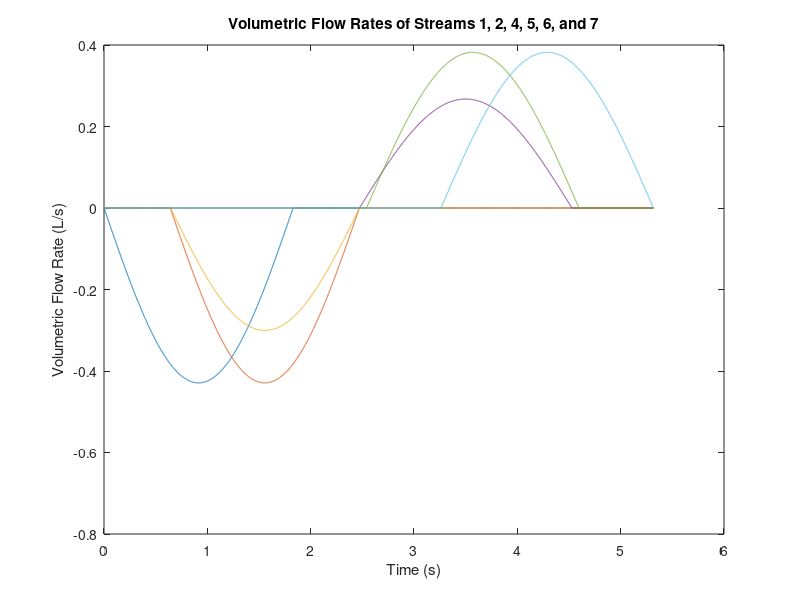
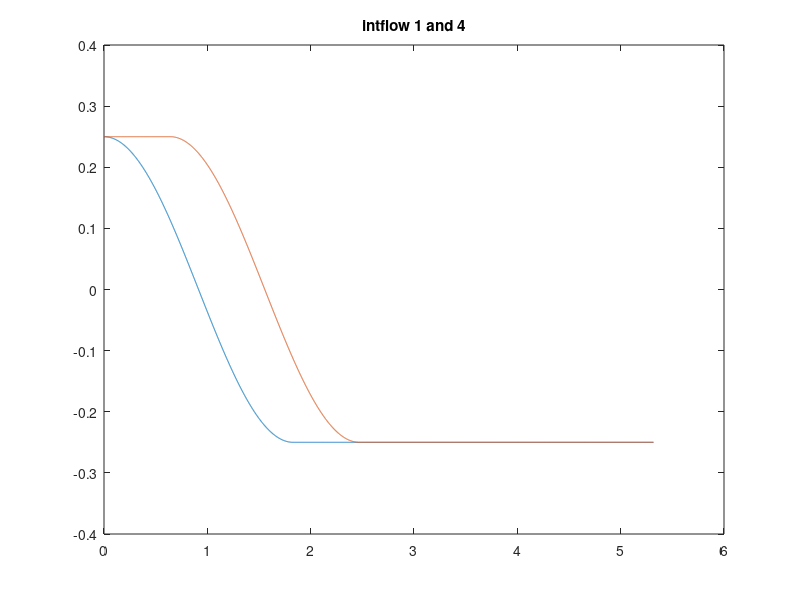
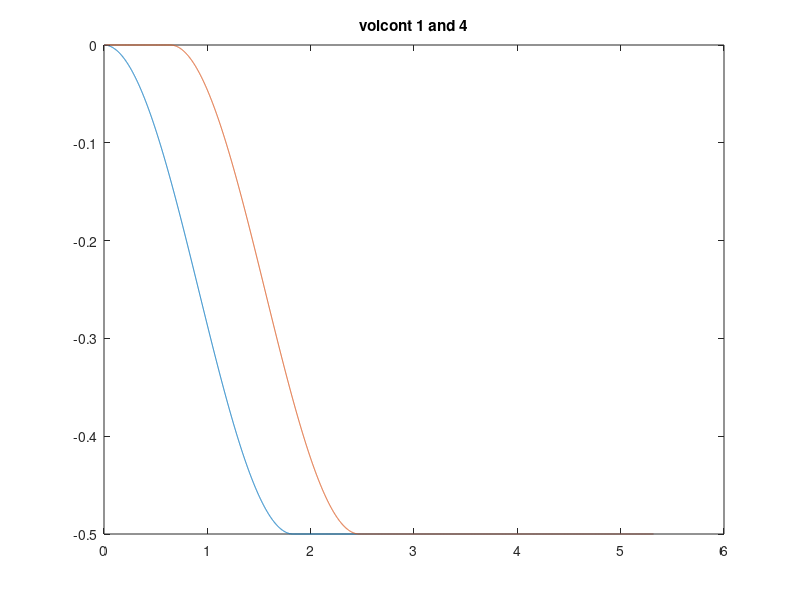
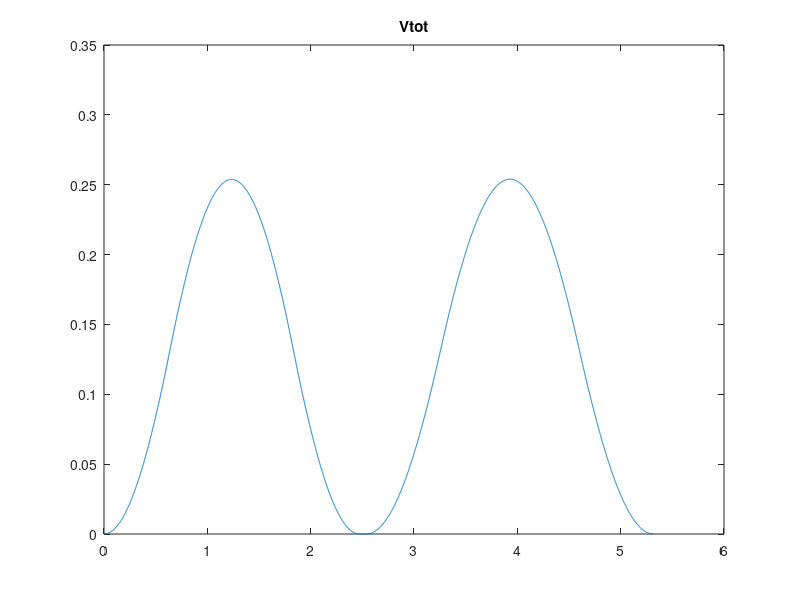

Write MATLAB code to recreate these figures, in order.

function PBLtest
[t_start_6,tin,t_delay_7,texp] = entry;
% blood(t_start_6,tin,t_delay_7,texp)
end

%Entry unit is where inhaled air is humidified and warmed and exhaled air 
%leaves the body from
%physiologically equivalent to the nose, pharynx, larynx, and trachea
function [t_start_6,tin,t_delay_7,texp] = entry
M = [31.9988 44.0095 28.01348 33.00674];
% M = molar mass of each constituent
TV = 0.5; % liters
H = 1.73; % height in meters of standard man
W = 68; % weight in kilograms of standard man
vper1=[20.95 0.033 78.08 0.937];
%volume percentages of inspired air for O2, CO2, N2, H2O
PP2 = [116.0 32.0 565.0 47.0];
% partial pressures in expired air
PP1 = partial_pressure_calcs(vper1);
% partial pressures in inspired air 50% humidity
PP7 = [100.0 40.0 573.0 47.0];
% partial pressures in alveolar air

vfrac2 = PP2 ./ 760;
vfrac1 = PP1 ./ 760;
vfrac7 = PP7 ./ 760;
% calculates the volume fractions of the constituents from the partial
% pressures

vper_h = humid(TV,vper1,M);
vfrac4 = vper_h./100;
% vper4 = humid(vper_1,0.5,50);
% calculates composition after humidification in Entry unit
% vfrac6 = vfrac4;
% the compositions of stream 6 and 4 are equal because stream 4 is
% the only inlet stream and stream 6 is the only outlet stream of the dead 
% space unit, and there are no reactions

[RFin,RFex] = RF(H,W);
% RF calculates the respiration frequencies for inspiration and expiration 
% based on height and weight
tin = 30/RFin;
% RFin is number of breaths per minute, divide by 2 to get number of
% inspirations per minute and then multiply by 60s/1min to get time of
% inspiration
texp = 30/RFex;
% RFex is number of breaths per minute, divide by 2 to get number of
% expirations per minute and then multiply by 60s/1min to get time of
% expiration
tresp = tin + texp;
% sum of inspiration, breathold, and expiration times is the time of one 
% full respiratory cycle

insp_range = 0:0.001:tin;
exp_range = 0:0.001:texp;
resp_range = 0:0.001:tresp;
index_in = length(insp_range);
index_exp = length(exp_range);
index_resp = length(resp_range);

[t_start_4,t_start_6] = traveltime(RFin,TV,index_in,insp_range);
[t_delay_2,t_delay_7] = traveltime(RFex,TV,index_exp,exp_range);
% t_start_4 = time for air to reach dead space during inspiration
% t_start_6 = time for air to reach alveoli during inspiration
% t_delay_2 = time for air to travel from exit of dead space unit 
% (connection of main bronchi to trachea) to the exit of the mouth
% t_delay_7 = time for air to travel from alveoli to exit of mouth during
% expiration
tot_t = t_start_6 + tin + t_delay_7 + texp;
% tot_t = the total time of one respiration cycle
t_start_7 = t_start_6 + tin;
t_start_5 = t_start_6 + tin + t_delay_7 - t_delay_2;
t_start_2 = t_start_6 + tin + t_delay_7;
% finds the times at which air flow begins in streams 2, 5, and 7

range_1a = 0:0.001:tin;
range_1b = tin+0.001:0.001:tot_t;
range_4a = 0:0.001:t_start_4-0.001;
range_4b = t_start_4:0.001:tin+t_start_4;
range_4c = tin+t_start_4+0.001:0.001:tot_t;
range_6a = 0:0.001:t_start_6-0.001;
range_6b = t_start_6:0.001:t_start_7;
range_6c = t_start_7+0.001:0.001:tot_t;
range_7a = 0:0.001:t_start_7-0.001;
range_7b = t_start_7:0.001:t_start_7+texp;
range_7c = t_start_7+texp+0.001:0.001:tot_t;
range_5a = 0:0.001:t_start_5-0.001;
range_5b = t_start_5:0.001:t_start_5+texp;
range_5c = t_start_5+texp+0.001:0.001:tot_t;
range_2a = 0:0.001:t_start_2-0.001;
range_2b = t_start_2:0.001:tot_t;
overall_range = 0:0.001:tot_t;
% sets up ranges for significant sections of time for each stream
% divided into time ranges of zero flow rate and time range of nonzero flow
% rate for each stream

index_1a = length(range_1a);
index_1b = length(range_1b);
index_4a = length(range_4a);
index_4b = length(range_4b);
index_4c = length(range_4c);
index_6a = length(range_6a);
index_6b = length(range_6b);
index_6c = length(range_6c);
index_7a = length(range_7a);
index_7b = length(range_7b);
index_7c = length(range_7c);
index_5a = length(range_5a);
index_5b = length(range_5b);
index_5c = length(range_5c);
index_2a = length(range_2a);
index_2b = length(range_2b);
index_overall = length(overall_range);
% indices used in following for loops

for i = 1:index_1a
    vflow1_a(i) = -volumetricflow(RFin,TV,range_1a(i));
    % volumetric flow rate for inspiration in stream 1 in L/s
    % airflow into body defined as negative direction
    intflow1_a(i) = -antiderivative(RFin,TV,range_1a(i));
end
for i = 1:index_1b
    vflow1_b(i) = 0;
    % includes zero flow rates over time interval when there is no flow 
    % rate in stream 1
    intflow1_b(i) = -antiderivative(RFin,TV,range_1a(index_1a));
end
% calculates the flow rates of stream 1 over time intervals 1a and 1b

for i = 1:index_4a
    vflow4_a(i) = 0;
    intflow4_a(i) = -antiderivative(RFin,TV,range_4b(1)-t_start_4);
end
for i = 1:index_4b
    vflow4_b(i) = -volumetricflow(RFin,TV,range_4b(i)-t_start_4);
    intflow4_b(i) = -antiderivative(RFin,TV,range_4b(i)-t_start_4);
end
for i = 1:index_4c
    vflow4_c(i) = 0;
    intflow4_c(i) = -antiderivative(RFin,TV,range_4b(index_4b)-t_start_4);
end
% calculates the flow rates of stream 4 over time intervals 4a,4b,4c

for i = 1:index_6a
    vflow6_a(i) = 0;
    intflow6_a(i) = - 0.7 * antiderivative(RFin,TV,range_6b(1)-t_start_6);
end
for i = 1:index_6b
    vflow6_b(i) = - 0.7 * volumetricflow(RFin,TV,range_6b(i)-t_start_6);
    intflow6_b(i) = - 0.7 * antiderivative(RFin,TV,range_6b(i)-t_start_6);
end
for i = 1:index_6c
    vflow6_c(i) = 0;
    intflow6_c(i) = - 0.7 * antiderivative(RFin,TV,range_6b(index_6b)-t_start_6);
end
% calculates the flow rates of stream 6 over time intervals 6a,6b,6c

for i = 1:index_7a
    vflow7_a(i) = 0;
    intflow7_a(i) = 0.7 * antiderivative(RFex,TV,range_7b(1)-t_start_7);
end
for i = 1:index_7b
    vflow7_b(i) = 0.7 * volumetricflow(RFex,TV,range_7b(i)-t_start_7);
    intflow7_b(i) = 0.7 * antiderivative(RFex,TV,range_7b(i)-t_start_7);
end
for i = 1:index_7c
    vflow7_c(i) = 0;
    intflow7_c(i) = 0.7 * antiderivative(RFex,TV,range_7b(index_7b)-t_start_7);
end
% calculates the flow rates of stream 7 over time intervals 7a,7b,7c

for i = 1:index_5a
    vflow5_a(i) = 0;
    intflow5_a(i) = antiderivative(RFex,TV,range_5b(1)-t_start_5);
end
for i = 1:index_5b
    vflow5_b(i) = volumetricflow(RFex,TV,range_5b(i)-t_start_5);
    intflow5_b(i) = antiderivative(RFex,TV,range_5b(i)-t_start_5);
end
for i = 1:index_5c
    vflow5_c(i) = 0;
    intflow5_c(i) = antiderivative(RFex,TV,range_5b(index_5b)-t_start_5);
end
% % calculates the flow rates of stream 5 over time intervals 5a,5b,5c

for i = 1:index_2a
    vflow2_a(i) = 0;
    intflow2_a(i) = antiderivative(RFex,TV,range_2b(1)-t_start_2);
end
for i = 1:index_2b
    vflow2_b(i) = volumetricflow(RFex,TV,range_2b(i)-t_start_2);
    intflow2_b(i) = antiderivative(RFex,TV,range_2b(i)-t_start_2);
end
% calculates the flow rates of stream 2 over time intervals 2a,2b,2c

vflow1 = [vflow1_a vflow1_b];
vflow4 = [vflow4_a vflow4_b vflow4_c];
vflow6 = [vflow6_a vflow6_b vflow6_c];
vflow7 = [vflow7_a vflow7_b vflow7_c];
vflow5 = [vflow5_a vflow5_b vflow5_c];
vflow2 = [vflow2_a vflow2_b];
% combines the sections of the volumetric flow rate function for the entire 
% respiratory cycle


intflow1 = [intflow1_a intflow1_b];
intflow4 = [intflow4_a intflow4_b intflow4_c];
intflow6 = [intflow6_a intflow6_b intflow6_c];
intflow7 = [intflow7_a intflow7_b intflow7_c];
intflow5 = [intflow5_a intflow5_b intflow5_c];
intflow2 = [intflow2_a intflow2_b];
% combines the sections of the integrals of the volumetric flow rate 
% function for the entire respiratory cycle
volcont1 = zeros(1,index_overall);
volcont_temp1(1) = 0;
volcont4 = zeros(1,index_overall);
volcont_temp4(1) = 0;
for i = 2:index_overall
    volcont1(i) = volcont_temp1(i-1) + intflow1(i) - intflow1(i-1);
    volcont_temp1(i) = volcont1(i);
    volcont4(i) = volcont_temp4(i-1) + intflow4(i) - intflow4(i-1);
    volcont_temp4(i) = volcont4(i);
end

test = intflow1(length(range_1a));
plot(overall_range,vflow1,overall_range,vflow4,overall_range,vflow6,...
    overall_range,vflow7,overall_range,vflow5,overall_range,vflow2)

title('Volumetric Flow Rates of Streams 1, 2, 4, 5, 6, and 7')
xlabel('Time (s)')
ylabel('Volumetric Flow Rate (L/s)')
% legend('1','2','4','5','6','7')
figure
plot(overall_range,intflow1,overall_range,intflow4)
title('intflow 1 and 4')
figure 
plot(overall_range,volcont1,overall_range,volcont4)
title('volcont 1 and 4')
RVentry = 0;
composition(vfrac1,intflow1,intflow4,intflow5,...
    intflow2,RVentry,length(overall_range),overall_range)

% w = massfrac(vper,M);
% % w = the mass fraction of each constituent in each stream

mass1 = totalmass(TV,vfrac1,M);
% mass1 = the total mass of inspired air

% vs = constituent_volume(V,w);
% % calculates volume of constituents in a unit

% calculate m3
% can do so based on m1H2O and m6H2O

c = 1005;
Tb = 310; % body temperature
Ta = 288; % inspired air temperature
Q12 = thermal(mass1,c,Ta,Tb);
% calculates transfer of thermal energy in stream 12 to inspired air
end

%function partial_pressure_calc finds the partial pressure of inspired air
%at 24 degrees Celsius
%water vapor pressure of water at 24 degrees Celsius is 22.377 mmHg
%PP1=partial pressure values for inspired air (in mmHg)
function PP1= partial_pressure_calcs(vper1)
fracs=vper1./100;
PP1=(760-22.377).*fracs;
end

% thermal calculates thermal energy flow rate
% Q = amount of thermal energy tranferred in J
% m = mass of inhaled/exhaled air in kg
% c = the specific heat capacity of air in J/kg/K
% Ti = the temperature of one object involved in heat transfer
% Tf = the temperature of the other object involved in heat transfer
% dt = the change in temperature

function Q = thermal(mass,c,Ti,Tf)
dT = Tf - Ti;
Q = mass * c * dT;
end

% massfrac calculates the mass fraction of constituents in a stream
% vper = the volume percentage of the constituents
% vfrac_temp = the volume fraction of the constituents
% M = the molar mass of the constituents
% mratio = the mass ratios of the constituents
% sum_ratio = the sum of the mass ratios
% w = the mass fractions of the constituents

function w = massfrac(vper,M)
vfrac_temp = vper ./ 100;
% calculates volume fractions from volume percentages
mratio = M .* vfrac_temp;
% calculates mass ratios from volume fraction and molar mass
sum_ratio = sum(mratio);
% sum of mass ratios
w = mratio ./ sum_ratio;
% mass fractions calculated from mass ratios and sum
end

% total mass finds the total mass of inspired air
% TV = total volume of inspired air
% pp = partial pressure of a constituent in inspired air
% Ta = temperature of inspired air
% R = universal gas constant 
% n = moles of constituent in inspired air
% species_mass = the mass of each species in inspired air
% mass1 = the total mass of inspired air

function mass1 = totalmass(TV,vfrac,M)
v = vfrac .* TV;
pp = 760 .* vfrac;
Ta = 288;
R = 62.3637;
n = (pp .* v) / (R * Ta);
species_mass = n .* M;
mass1 = sum(species_mass);
end 

% density calculates the density of a gas
% P = pressure
% M = molar mass
% T = temperature
% R = universal gas constant
% d = density 

function d = density(P,M,T)
R = 62.3637; % if units chosen are mmHg, L, and K
d = (M * P) / (T * R);
end


%PV=nRT
%R=62.36 (L*mmHg)(mol*K)
%{
% BTP values assumed for function deadspace and function gas_exchange_1
function values_ds= deadspace(n2,nCO2,nN2,nH2O)
DSV=0.30*TV;   %30% of the total inhaled air goes to dead space
VO2=(nO2*62.36*310)/149.3;  %partial volume of O2 during both inhalation and exhalation
VCO2=(nCO2*62.36*310)/0.3;  %partial volume of CO2 during both inhalation and exhalation
VN2=(nN2*62.36*310)/563.4;  %partial volume of N2 during both inhalation and exhalation
VH2O=(nH2O*62.36*310)/47;   %partial volume of H2O during both inhalation and exhalation
values_ds=[VO2 VCO2 VN2 VH2O];  %partial volumes for deadspace unit
A: m3-m4=0;  %total mass flow rate equation
m3w3,CO2-m4w4,CO2=0;  %mass flow rate equation for CO2
m3w3,O2-m4w4,O2=0; %mass flow rate equation for O2
m3w3,N2-m4w4,N2=0; %mass flow rate equation for N2
m3w3,H2O-m4w4,H2O=0; %mass flow rate equation for H2O
end
%}
%only for steady state

function blood(t_start_6,tin,t_delay_7,texp)
%only for steady state

%vO2inGE2 = 21; %ml/min/mm Hg
%vO2inGE1 = vO2inGE2/0.7*0.3;
%vCO2outGE2 = 451;
%vCO2outGE1 = vCO2outGE2/0.7*0.3;
%vO2outblood = vO2inGE1 + vO2inGE2;
%vCO2inblood = vCO2outGE1 + vCO2outGE2;
H = 1.73; % height in meters of standard man
W = 68; % weight in kilograms of standard man
[RFin,RFex] = RF(H,W);
tin = 30/RFin
% RFin is number of breaths per minute, divide by 2 to get number of
% inspirations per minute and then multiply by 60s/1min to get time of
% inspiration
texp = 30/RFex
% RFex is number of breaths per minute, divide by 2 to get number of
% exspirations per minute and then multiply by 60s/1min to get time of
% exspiration
tresp = tin + texp +t_start_6 +t_delay_7;
% calculates length of time per inspiration and expiration from breathing
% frequencies
PaO2i = 100;%100 mmHg partial pressure in beginning for O2
PaCO2i = 40;%40 mmHg partial pressure in beginning for CO2
PH2O = 47;%presures taken from diagram in assumed values
PN2 = 573;
Ptotal = PaO2i+PaCO2i+PH2O+PN2
TV = 0.5; %tidal volume = 500 mL O2 perfect at 0.9
DifCapO2 = 21; %mL/min/mmHg
DifCapCO2 = 400; %mL/min/mmHg
xMax = 3;
dO2 =  density(760, 31.9988, 310); %1 atm, 31.9988 g/mol, 310 K(body temperature)
dCO2 = density(760, 44.0095, 310); %1 atm, 44.0095 g/mol, 310 K(body temperature)
dN2 = density(760, 28.014, 310);
dH2O = density(760, 18.01528 ,310);
trange = 1;
tstep = 0.01;
tsize = length(0:tstep:tresp);
vTotalInitial = 3000;

PaO2alveoliOverTime = zeros(1,tsize*xMax);
PaCO2alveoliOverTime = zeros(1,tsize*xMax);
PH2OalveoliOverTime = zeros(1, tsize*xMax);
PN2alveoliOverTime = zeros(1, tsize*xMax);
PaO2alveoli = PaO2i;
PaCO2alveoli = PaCO2i;
vTotal = vTotalInitial;
PaO2capillary = 75; %Partial pressure are really good at 70
PaCO2capillary = 46;

mO2overTime = zeros(1,tsize*xMax);
mCO2overTime = zeros(1,tsize*xMax);
vPercentOverTime = zeros(4, tsize*xMax+3);
PTotalOverTime = zeros(1, tsize*xMax);
DifferenceO2OverTime = zeros(1,tsize*xMax);

for x=1:xMax %modeling 1 breath
    %t = t_start_6+tin;
    t = 0;
    mO2inTotal = 0;
    mCO2inTotal = 0;
    
    while t<texp%t_start_6+tin+texp
        %mO2out = ((pi*RFex*TV/60)*sin(pi*RFex*t/30)-0.3*mO2inTotal)*dO2/1000*PaO2alveoli/Ptotal/tstep*60;
        %mCO2out = ((pi*RFex*TV/60)*sin(pi*RFex*t/30)-0.3*mCO2inTotal)*dCO2/1000*PaCO2alveoli/Ptotal/tstep*60;
        mO2out = volumetricflow(RFex, TV, t)*0.7*dO2*PaO2alveoli/Ptotal*tstep;
        mCO2out = volumetricflow(RFex, TV, t)*0.7*dCO2*PaCO2alveoli/Ptotal*tstep;
        mH2Oout = volumetricflow(RFex, TV, t)*0.7*dH2O*PH2O/Ptotal*tstep;
        mN2out = volumetricflow(RFex, TV, t)*0.7*dN2*PN2/Ptotal*tstep;
        %mO2out = ((pi*RFex*TV/60)*sin(pi*RFex*t/30)*0.7)*dO2*PaO2alveoli/Ptotal*tstep;
        %mCO2out = ((pi*RFex*TV/60)*sin(pi*RFex*t/30)*0.7)*dCO2*PaCO2alveoli/Ptotal*tstep;
        %mH2Oout = ((pi*RFex*TV/60)*sin(pi*RFex*t/30)*0.7)*dH2O*PH2O/Ptotal*tstep;
        %mN2out = ((pi*RFex*TV/60)*sin(pi*RFex*t/30)*0.7)*dN2*PN2/Ptotal*tstep;
        
        if mO2out > 0
        mO2out = mO2out*-1;
        end
        if mCO2out > 0
        mCO2out = mCO2out*-1;
        end
        if mH2Oout > 0 
        mH2Oout = mH2Oout*-1;
        end
        if mN2out > 0
        mN2out = mN2out*-1;
        end
        
        DifferenceO2OverTime(trange) = (PaO2capillary - PaO2alveoli);
        %difRateO2 = -DifCapO2 * (PaO2alveoli - PaO2capillary)*dO2/1000*tstep/60;
        %difRateCO2 = -DifCapCO2 * (PaCO2alveoli - PaCO2capillary)*dCO2/1000*tstep/60;
        
        if PaO2alveoli < PaO2capillary
        difRateO2 = DifCapO2 * (PaO2capillary - PaO2alveoli) *dO2/1000*tstep/60;
        end
        if PaO2alveoli > PaO2capillary
        difRateO2 = -DifCapO2 * (PaO2alveoli - PaO2capillary) *dO2/1000*tstep/60;
        end
        if PaCO2alveoli < PaCO2capillary
        difRateCO2 = DifCapCO2 * (PaCO2capillary - PaCO2alveoli) *dCO2/1000*tstep/60;
        end
        if PaCO2alveoli > PaCO2capillary
        difRateCO2 = -DifCapCO2 * (PaCO2alveoli - PaCO2capillary) *dCO2/1000*tstep/60;
        end
        
        mO2 = difRateO2 + mO2out;
        mCO2 = difRateCO2 + mCO2out;
        nO2 = mO2/31.9988;
        nCO2 = mCO2/44.0095;
        nN2 = mN2out/28.014;
        nH2O = mH2Oout/18.01528;
        %PV=nRT, P = nRT/V
        
        PaO2diff = nO2*62.36367*1000*310/vTotal; %gives pressure in mmHg
        PaCO2diff = nCO2*62.36367*1000*310/vTotal;
        PN2diff = nN2*62.36367*1000*310/vTotal;
        PH2Odiff = nH2O*62.36367*1000*310/vTotal;
        
        nTotal = PN2*vTotal/310/62.36367/1000;
        
        PaO2alveoli = PaO2alveoli + PaO2diff;
        PaCO2alveoli = PaCO2alveoli + PaCO2diff;
        PN2 = PN2 + PN2diff;
        PH2O = PH2O + PH2Odiff;
        
        vTotal = nTotal*62.36367*1000*310/PN2;
        
        Ptotal = PaO2alveoli + PaCO2alveoli + PH2O + PN2;
        PTotalOverTime(trange) = Ptotal;
        PaO2alveoliOverTime(trange)= PaO2alveoli;
        PaCO2alveoliOverTime(trange)= PaCO2alveoli;
        PN2alveoliOverTime(trange) = PN2;
        PH2OalveoliOverTime(trange) = PH2O;
        mO2overTime(trange) = mO2;
        mCO2overTime(trange) = mCO2;
        t=t+tstep;
        trange = trange+1;
    end 
    
    t = 0;
    while t<t_start_6+t_delay_7 %t_start_6+tin+t_delay_7+texp+t_start_6
        if PaO2alveoli < PaO2capillary
        difRateO2 = DifCapO2 * (PaO2capillary - PaO2alveoli) *dO2/1000*tstep/60;
        end
        if PaO2alveoli > PaO2capillary
        difRateO2 = -DifCapO2 * (PaO2alveoli - PaO2capillary) *dO2/1000*tstep/60;
        end
        if PaCO2alveoli < PaCO2capillary
        difRateCO2 = DifCapCO2 * (PaCO2capillary - PaCO2alveoli) *dCO2/1000*tstep/60;
        end
        if PaCO2alveoli > PaCO2capillary
        difRateCO2 = -DifCapCO2 * (PaCO2alveoli - PaCO2capillary) *dCO2/1000*tstep/60;
        end
        mO2 = difRateO2;
        mCO2 = difRateCO2;
        nO2 = mO2/31.9988;
        nCO2 = mCO2/44.0095;
        %PV=nRT, P = nRT/V
        DifferenceO2OverTime(trange) = (PaO2capillary - PaO2alveoli);
        
        PaO2diff = nO2*62.36367*1000*310/vTotal; %gives pressure in mmHg
        PaCO2diff = nCO2*62.36367*1000*310/vTotal;
        
        nTotal = PaO2alveoli*vTotal/310/62.36367/1000;
        
        PaO2alveoli = PaO2alveoli + PaO2diff;
        PaCO2alveoli = PaCO2alveoli + PaCO2diff;
        
        vTotal = nTotal*62.36367*1000*310/PaO2alveoli;
        
        
        Ptotal = PaO2alveoli + PaCO2alveoli + PH2O + PN2;
        PTotalOverTime(trange) = Ptotal;
        PaO2alveoliOverTime(trange)= PaO2alveoli;
        PaCO2alveoliOverTime(trange)= PaCO2alveoli;
        PN2alveoliOverTime(trange) = PN2;
        PH2OalveoliOverTime(trange) = PH2O;
        
        
        %mO2overTime(trange) = 0;
        %mCO2overTime(trange) = 0;
        
        mO2overTime(trange) = mO2;
        mCO2overTime(trange) = mCO2;
        
        t=t+tstep;
        trange = trange+1;
    end
    
    t=0;
    
    while t<tin%t_start_6+tin+t_delay_7+texp+t_start_6+tin
        
        mO2in = volumetricflow(RFex, TV, t)*0.7*dO2*0.218*tstep;
        mCO2in = volumetricflow(RFex, TV, t)*0.7*dCO2*0.0003*tstep;
        mH2Oin = volumetricflow(RFex, TV, t)*0.7*dH2O*0.0697*tstep;
        mN2in = volumetricflow(RFex, TV, t)*0.7*dN2*0.78*tstep;
        %{
        mO2in = -0.7*(pi*RFin*TV/60)*sin(pi*RFin*t/30)*0.218*dO2*tstep; %insert partial pressures/total pressure or mass frac for humidified air here
        mCO2in = -0.7*(pi*RFin*TV/60)*sin(pi*RFin*t/30)*0.0003*dCO2*tstep;
        mH2Oin = -0.7*((pi*RFin*TV/60)*sin(pi*RFin*t/30))*dH2O*0.0697*tstep;
        mN2in = -0.7*((pi*RFin*TV/60)*sin(pi*RFin*t/30))*dN2*0.78*tstep;
        %}
        %{
        if mO2in < 0
        mO2in = mO2in*-1;
        end
        if mCO2in < 0
        mCO2in = mCO2in*-1;
        end
        if mH2Oin < 0 
        mH2Oin = mH2Oin*-1;
        end
        if mN2in < 0
        mN2in = mN2in*-1;
        end
        %}
        DifferenceO2OverTime(trange) = (PaO2capillary - PaO2alveoli);
        if PaO2alveoli < PaO2capillary
        difRateO2 = DifCapO2 * (PaO2capillary - PaO2alveoli) *dO2/1000*tstep/60;
        end
        if PaO2alveoli > PaO2capillary
        difRateO2 = -DifCapO2 * (PaO2alveoli - PaO2capillary) *dO2/1000*tstep/60;
        end
        if PaCO2alveoli < PaCO2capillary
        difRateCO2 = DifCapCO2 * (PaCO2capillary - PaCO2alveoli) *dCO2/1000*tstep/60;
        end
        if PaCO2alveoli > PaCO2capillary
        difRateCO2 = -DifCapCO2 * (PaCO2alveoli - PaCO2capillary) *dCO2/1000*tstep/60;
        end
        mO2 = difRateO2 + mO2in;
        mCO2 = difRateCO2 + mCO2in;
        
        nO2 = mO2/31.9988;
        nCO2 = mCO2/44.0095;
        nN2 = mN2in/28.014;
        nH2O = mH2Oin/18.01528;
        %PV=nRT, P = nRT/V
        
        PaO2diff = nO2*62.36367*1000*310/vTotal; %gives pressure in mmHg
        PaCO2diff = nCO2*62.36367*1000*310/vTotal;
        PN2diff = nN2*62.36367*1000*310/vTotal;
        PH2Odiff = nH2O*62.36367*1000*310/vTotal;
        
        nTotal = PaO2alveoli*vTotal/310/62.36367/1000;
        
        PaO2alveoli = PaO2alveoli + PaO2diff;
        PaCO2alveoli = PaCO2alveoli + PaCO2diff;
        PN2 = PN2 + PN2diff;
        PH2O = PH2O + PH2Odiff;
       
        vTotal = nTotal*62.36367*1000*310/PaO2alveoli;
       
        Ptotal = PaO2alveoli + PaCO2alveoli + PH2O + PN2;
        PTotalOverTime(trange) = Ptotal;
        mO2overTime(trange) = mO2;
        mCO2overTime(trange) = mCO2;
        PaO2alveoliOverTime(trange)= PaO2alveoli;
        PaCO2alveoliOverTime(trange)= PaCO2alveoli;
        PN2alveoliOverTime(trange) = PN2;
        PH2OalveoliOverTime(trange) = PH2O;
        
        %mTotal = residualVolume + vflow6_in(trange)*dInspiredAir; %volumetric flow rate * density?
        %PaO2alveoli = (PaO2alveoli * mTotal- mO2 )/ mTotal;%PaO2 = FiO2*(Patm - PH2O) - (PaCO2/RQ)
        %PaCO2alveoli = (PaCO2alveoli * mTotal - mCO2 )/ mTotal;
        mO2inTotal = mO2inTotal + mO2in;
        mCO2inTotal = mCO2inTotal + mCO2in;
        t=t+tstep;
        trange = trange+1;
    end
end    


resp_range = 0:0.01:length(PaO2alveoliOverTime)*tstep-tstep;
length(resp_range);
length(PaO2alveoliOverTime)
length(PTotalOverTime)
size(vPercentOverTime)
vPercentOverTime(1,:)= (PaO2alveoliOverTime./PTotalOverTime*100); 
vPercentOverTime(2,:) = (PaCO2alveoliOverTime./PTotalOverTime*100);
vPercentOverTime(3,:) = (PH2OalveoliOverTime./PTotalOverTime*100);
vPercentOverTime(4,:) = (PN2alveoliOverTime./PTotalOverTime*100);
figure
plot(resp_range, PaO2alveoliOverTime);
title('Partial Pressure of O2 in Alveoli Over Time')
xlabel('Time (s)')
ylabel('Partial Pressure (mmHg)')
figure
plot(resp_range, PaCO2alveoliOverTime)
title('Partial Pressure of CO2 in Alveoli Over Time')
xlabel('Time (s)')
ylabel('Partial Pressure (mmHg)')
figure
plot(resp_range, mO2overTime/tstep);
title('Mass Flow Rate of O2 In and Out of Alveoli Over Time')
xlabel('Time (s)')
ylabel('Mass Flow Rate (g/s)')
figure
plot(resp_range,mCO2overTime/tstep);
title('Mass Flow Rate of CO2 In and Out of Alveoli Over Time')
xlabel('Time (s)')
ylabel('Mass Flow Rate (g/s)')
figure
plot(resp_range, vPercentOverTime(1,:));
title('Volume Percentage of O2 in Alveoli Over Time')
xlabel('Time (s)')
ylabel('Volume Percentage')
figure
plot(resp_range, vPercentOverTime(2,:));
title('Volume Percentage of CO2 in Alveoli Over Time')
xlabel('Time (s)')
ylabel('Volume Percentage')
figure
plot(resp_range, vPercentOverTime(3,:));
title('Volume Percentage of H2O in Alveoli Over Time')
xlabel('Time (s)')
ylabel('Volume Percentage')
figure
plot(resp_range, vPercentOverTime(4,:));
title('Volume Percentage of N2 in Alveoli Over Time')
xlabel('Time (s)')
ylabel('Volume Percentage')
figure
plot(resp_range, PTotalOverTime)
end

%calcuate mass flow rateswith regards to time
%model diffusion over time
%partial pressure change over time
%
%
%humid calculates volume percentage in humidfied air

%humidity function calculates the volume percentages of the air constiuents


%humid function calculates the volume percentages of the air constiuents
%after is has been humidified from 50% (when inspired) to 100%

%m_i=initial amount of water in air when inspired (g)
%m_f=final amount of water in air after humdidification (g)
%water_added=total amount of water added to air when it is humidified (g)
%mass_tot1=total mass of gas before humidified (g)
%mass_tot2= total mass of gas after humidified (g)
%w_i= initial mass fractions of gas constiuents before humidified
%mass_i=amount of each consituent in inhaled air (g)
%mass_f=amount of each consituent in humidified air (g)
%w_f= mass fractions of gas constituents after humidified
%vper_1=volume percentages of air in stream before it is humidified
%vper_h= volume percentages of air after it is humidified
%VT= volume of air inhaled- 0.5 L in this model

function vper_h=humid(vtot,vper1,M)
m_i=.0045; 
%at 24 degrees Celsius, amount of water in air before humidified (g), at
%50% humidity, for inspired air
m_f=.022;
%at 37 degrees Celsius, amount of water in air after humidified (g), at 100% humidity
water_added=m_f-m_i;
density=1.184; 
%density of inhaled air (g/L)
mass_tot1=density*vtot;
%total mass of inhaled air (g)
mass_tot2=mass_tot1+water_added;
%total mass of humidifed air (g)
w_i=massfrac(vper1,M);   
%finds mass fractions of all constituents of inhaled air in Stream 1
mass_i=w_i.*mass_tot1;  
%finds amount of each consituent in inhaled air (mg)
mass_f=mass_i;
%creates variable to hold mass amounts of all consituents after humidified
mass_f(4)=mass_f(4)+ water_added;  
%amount of water in inspired gas after it has been humidified (mg)
w_f= mass_f ./ mass_tot2; 
%finds mass fractions of all constituents of air after humidified
vper_h=volumepercentage(mass_f,M);
end

%volumepercentage function calculates the volume percentages of 
%constituents in a stream based on the mass fractions of each constituent
%mass_f=mass of all constitiuents (mg)
%M= molar masses of all constituents (g/mol)
%v_fracf=volumetric fractions of all gas constituents after humidified
%vper_f= volume percentages of all gas constituents after humidified
function vper_f=volumepercentage(mass_f,M)
nratio=(mass_f)./M;  
%calculates number of moles of all gas constituents after humidified
nratio_sum= sum(nratio);  
%calculates sum of all moles of gas after humidified
vfrac_f= nratio./nratio_sum;  
%calculates volumetric fractions (which are equal to mole fractions)
vper_f=vfrac_f.*100;  
%finds volume percentages of gas after humidified
end

% calculates respiration frequency in breaths per minute
% H = height in meters
% W = weight in kilograms
% RFin = respiration frequency for inspiration
% RFex = respiration frequency for expiration

function [RFin, RFex] = RF(H,W)
RFin = 55.55 - 32.86*H + 0.2602*W;
RFex = 77.03 - 45.42*H + 0.2373*W;
end

% calculates volumetric flow rate of inspiration or expiration
% RF = breathing frequency
% TV = tidal volume
% t = time

function vflow = volumetricflow(RF,TV,t)
vflow = (pi*RF*TV)/60 * sin(pi*RF*t/30);
end

% calculates the pressure in the alveoli with respect to time
% Raw = airway resistance
% Pb = baromatic pressure
% vflow = the volumetric flow rate of air (either inspiratory or expiratory
% flow rate, depending on the time)

function Pav = alveolarpressure(vflow1)
Raw = 1.41 / 1.36; % 1.36 is conversion factor to convert cmH2O to mmHg
Pb = 760; % mmHg
Pav = vflow1 * Raw + Pb;
end
 
%calculates the volume compositions of each constituent in the gas in each
%unit
function partial_vol= volume(PP1)
pp=zeros(4,8);
%creates variable to hold the partial pressures for all gas constituents in
%each unit during respiration
pp(1,:)=[PP1];%partial pressures for entry box during inspiration (mmHg)
pp(2,:)=[ppf_O2 ppf_CO2 ppf_N2 ppf_H2O];
%partial pressures for entry box during expiration (mmHg)
pp(3,:)=[ppi_O2 ppi_CO2 ppi_N2 ppi_H2O];
%partial pressures for dead space box during inspiration (mmHg)
pp(4,:)=[ppf_O2 ppf_CO2 ppf_N2 ppf_H2O];
%partial pressures for dead space box during expiration (mmHg)
pp(5,:)=[ppi_O2 ppi_CO2 ppi_N2 ppi_H2O];
%partial pressures for gas exchange box during inspiration (mmHg)
pp(6,:)=[ppf_O2 ppf_CO2 ppf_N2 ppf_H2O];
%partial pressures for gas exchange box during expiration (mmHg)
pp(7,:)=[ppi_O2 ppi_CO2 ppi_N2 ppi_H2O];
%partial pressures for cappilaries box during inspiration (mmHg)
pp(8,:)=[ppf_O2 ppf_CO2 ppf_N2 ppf_H2O];
%partial pressures for cappilaries box during expiration (mmHg)
vol=[29.6 29.6 150 150 65 65 3000 3000];
%total volume of each unit (mL)
sum_pressures=zeros(8,1);
pp_frac=zeros(8,4);
%finds the partial pressure fractions
for i=1:8
    sum_pressures(i)=sum(pp(i,:));
end
for i=1:8
    for j=1:4
        pp_frac(i,j)=pp(i,j)/sum_pressures(i);
    end
end
partial_vol=volume_calcs(vol,pp_frac);

end

%performs the actual calculations to find partial volume of each gas
%constituent in each unit
function partial_vol= volume_calcs(vol,pp_frac)
for i=1:8
        for j=1:4
             partial_vol(i,j)=pp_frac(i,j)*vol(i);
        end
    
end
end

% traveltime calculates the time of air to travel to different locations
% in the lungs
% t1 = the time to travel through the extrathoracic region
% t2 = the time required to travel though the trachea
% t_start_4 = the time required for air to first reach the dead space unit,
% (the time required to reach the generation 1 bronchi), which will be when 
% flow begins in stream 4
% t_start_6 = the time required for air to first reach the alveoli
% (generation 17) 
function [t_start_4,t_start_6] = traveltime(RF,TV,index,range)
d = [1.539 1.043 0.71 0.479 0.385 0.299 0.239 0.197 0.159 0.132 0.111 ...
    0.093 0.081 0.07 0.063 0.056 0.051 0.046 0.043 0.04 0.038 0.037 ...
    0.035 0.035];
% d = the diameters of each generations of tubes in cm, based on scaled 
% Weibel A model
r = d ./ 2;
% r = the radii of each generation of tubes in cm
A = pi*r.^2;
% A = the cross-sectional area of each generation of tubes in cm^2
l = [10.26 4.07 1.624 0.65 1.086 0.915 0.769 0.65 0.547 0.462 0.393 ...
    0.333 0.282 0.231 0.197 0.171 0.141 0.121 0.1 0.085 0.071 0.06 ...
    0.05 0.043];
% l = the length of each generation of tubes in centimeters
% the trachea is generation 0, which corresponds to d(1), r(1), and l(1)
for j = 1:index
    int_vflow(j) = antiderivative(RF,TV,range(j))- antiderivative(RF,TV,0);
    if abs(int_vflow(j) - 50/1000) < 0.01
        t1 = range(j);
        % the integral of the inspiratory volumetric flow rate from 0 to t1
        % equals the volume of the extrathoracic volume
    end
end
for j = 1:index
    if abs(int_vflow(j)*1000/A(1) - l(1)) < 0.05
        t2 = range(j);
        % int_vflow(i)*1000/(pi*(r(1))^2 is the integral of the 
        % linear velocity
        % this integral from 0 to t2 equals the length of the trachea l(1)
    end
end
t_start_4 = t1 + t2; 
% the time to first reach the dead space unit (time to reach generation 1 
% brochi) is the sum of the time to travel through the extrathoracic region 
% and the time to travel through the trachea

for j = 2:17
    for i =1:index
        if abs(int_vflow(i)*1000/A(j) - l(j)) < 0.01
            t_dead_gen(i) = range(i);
        end
    end
end

t_dead_sum = sum(t_dead_gen);
% the first alveoli appear at generation 17
% the time to travel from the exit of the trachea to the first alveoli is 
% the sum of the time to travel though the generation 1 through 16 airways

t_start_6 = t_start_4 + t_dead_sum;
% t_start_6 = the total time required for air to reach the first alveoli

% for i = 1:
% Volume_DS = 
end

%This function finds the volume compositions of gas constituents in the
%streams where volume composition does not change over time-Stream 1, 4, 6
%vflow= contains all the flow rates of the diagram
%vfrac= contains all the volume fractions
function partial_vol= const_volume(vflow, vfrac)
partial_vol=zeros(6,length(vflow));
for i=1:length(vflow)
    partial_vol=vfrac.*vflow;
end
end

% intflowin = integral of volumetric flow rate of stream going in to unit
% intflowout = integral of volumetric flow rate of stream going out of unit
% For expiration streams, change vfrac(i) to vfracexp(i,j) <-- which we get
% from Tony's function
function composition(vfrac,intflowin_in,intflowout_in,intflowin_exp,...
    intflowout_exp,RV,index,range)
V = zeros(length(vfrac),index);
V(:,1) = RV .* vfrac';
Vtot = zeros(1,index);
Vtot(1) = sum(RV .* vfrac');
V_temp = zeros(1,index);
for i = 1:length(vfrac)
    for j = 2:index
        V(i,j) = V(i,j-1) - (vfrac(i)*intflowin_in(j)-vfrac(i)*...
            intflowin_in(j-1)) + (vfrac(i)*intflowout_in(j)-vfrac(i)*...
            intflowout_in(j-1)) + (vfrac(i)*intflowin_exp(j)-vfrac(i)*...
            intflowin_exp(j-1)) - (vfrac(i)*intflowout_exp(j)-vfrac(i)*...
            intflowout_exp(j-1));
    end
end

for j = 1:index
    for i = 1:length(vfrac)
        Vs = V(:,j);
        Vtot(j) = sum(Vs);
    end
end
figure
plot(range,Vtot)
title('Vtot')
VO2 = V(1,:);
VCO2 = V(2,:);
VN2 = V(3,:);
VH2O = V(4,:);
PO2 = VO2 ./ Vtot .* 760;
PCO2 = VCO2 ./ Vtot .* 760;
PN2 = VN2 ./ Vtot .* 760;
PH2O = VH2O ./ Vtot .* 760;
figure
plot(range,PO2,range,PCO2,range,PN2,range,PH2O)
title('Partial Pressure of Constituents in Entry Unit')
xlabel('Time (s)')
ylabel('Pressure (mmHg)')
figure
plot(range,VO2,range,VCO2,range,VN2,range,VH2O,range,Vtot)
title('Volume of Constituents in Entry Unit')
xlabel('Time (s)')
ylabel(' Volume (L)')
end

function output = antiderivative(RF,TV,t)
output = -0.5*TV*cos(pi*RF*t/30);
end





